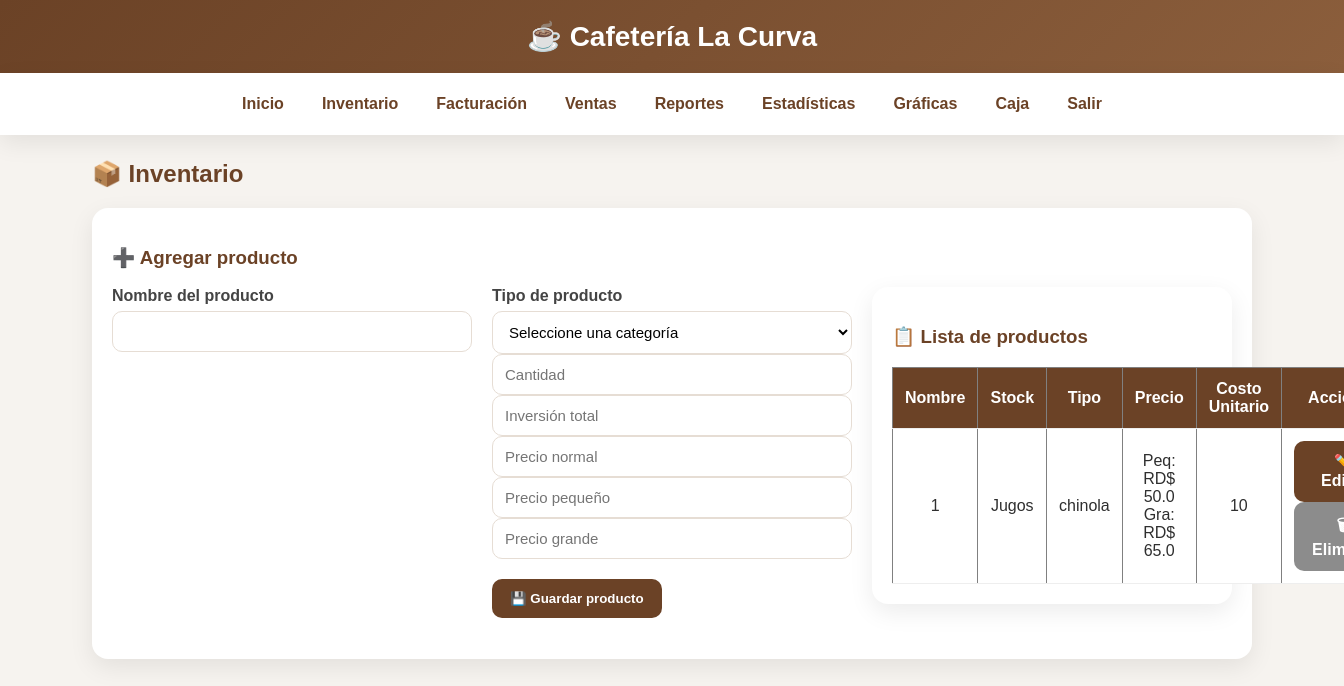
The page /productos (signed in) on the database as committed earlier.
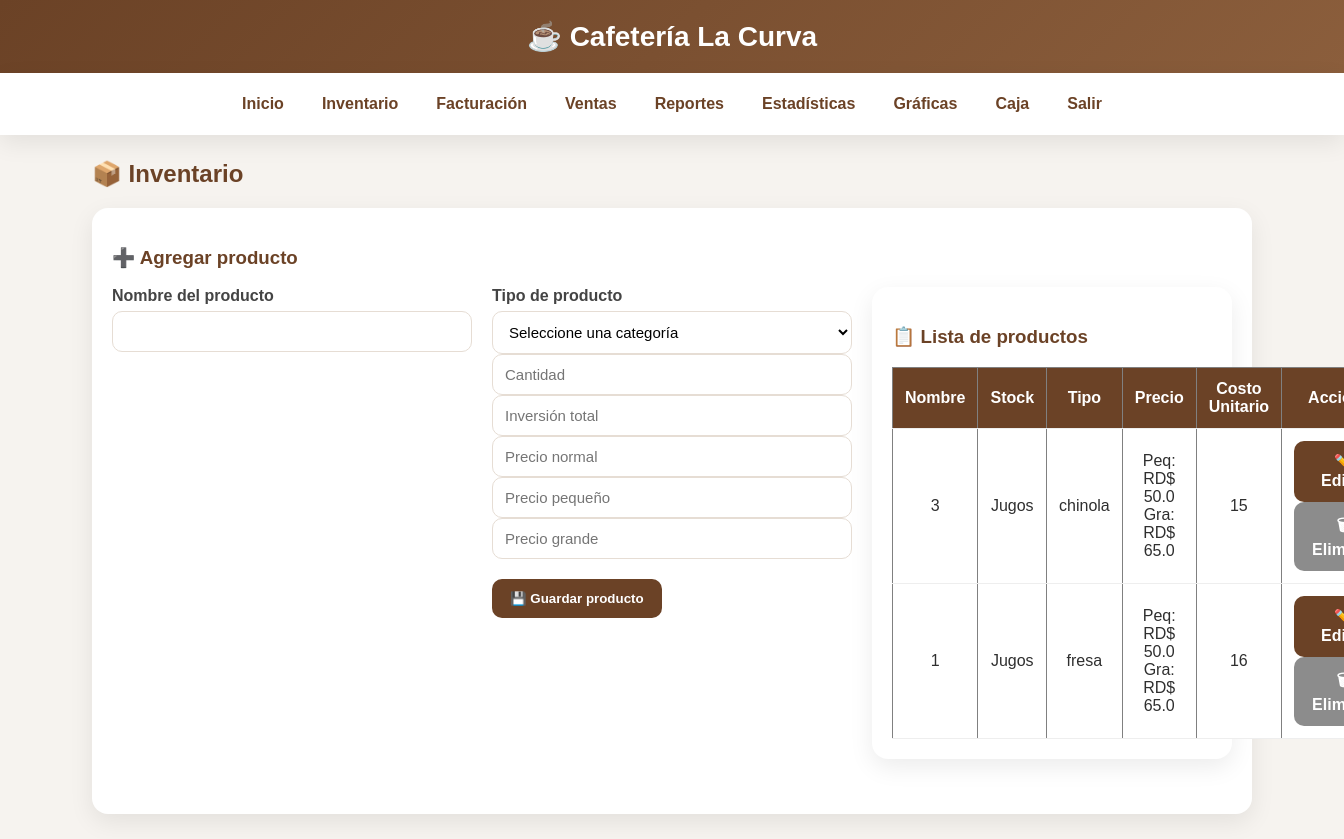
The same page on the database as committed later.
### tables this page shows
CREATE TABLE productos(
        id INTEGER PRIMARY KEY AUTOINCREMENT,
        nombre TEXT UNIQUE,
        precio REAL DEFAULT 0,
        stock INTEGER DEFAULT 0,
        tipo TEXT DEFAULT 'General',
        precio_pequeno REAL DEFAULT 0,
        precio_grande REAL DEFAULT 0
    );

### app.py (the view, shortened to what this page needs)
@app.route("/productos", methods=["GET", "POST"])
def productos():
    if "usuario" not in session:
        return redirect("/")
    conn = None
    mensaje = None
    tipo_mensaje = None
    try:
        conn = conectar_seguro()
        c = conn.cursor()
        c.execute("SELECT * FROM productos ORDER BY tipo, nombre")
        productos = c.fetchall()
        return render_template(
            "productos.html",
            productos=productos,
            mensaje=mensaje,
            tipo_mensaje=tipo_mensaje
        )
    except sqlite3.OperationalError as e:
        return f"Error de base de datos: {e}"
    finally:
        if conn:
            conn.close()

### app.py (called while the page is built)
def conectar_seguro():
    conn = conectar()
    try:
        conn.execute("PRAGMA foreign_keys = ON")
    except Exception:
        pass
    return conn

@app.before_request
def proteger_rutas():
    if request.path.startswith("/static/"):
        return None
    rutas_libres = ["/"]
    if request.path not in rutas_libres and "usuario" not in session:
        return redirect("/")

### database.py (called while the page is built)
def conectar():
    database_url = os.getenv("DATABASE_URL")
    if database_url and psycopg2:
        conn = psycopg2.connect(database_url)
        conn.autocommit = False
        return ConnectionCompat(conn)
    conn = sqlite3.connect("cafeteria.db", timeout=30)
    return conn

### templates/productos.html (shortened to what this page needs)
{% extends "base.html" %}
{% block content %}
<h2>📦 Inventario </h2>
<div class="form-box">
    <h3>➕ Agregar producto</h3>
    <form method="POST">
        <div class="fila">
            <div>
                <label for="nombre">Nombre del producto</label>
                <input type="text" id="nombre" name="nombre" required>
            </div>
            <div>
                <label for="tipo">Tipo de producto</label>
                <select id="tipo" name="tipo" required onchange="cambiarCamposPrecio()">
                    <option value="">Seleccione una categoría</option>
                </select>
    <input type="number" name="stock" placeholder="Cantidad" required>
    <input type="number" step="0.01" name="inversion_total" placeholder="Inversión total" required>
    <input type="number" step="0.01" name="precio" placeholder="Precio normal">
    <input type="number" step="0.01" name="precio_pequeno" placeholder="Precio pequeño">
    <input type="number" step="0.01" name="precio_grande" placeholder="Precio grande">
        <div class="acciones">
            <button type="submit">💾 Guardar producto</button>
        </div>
    </form>
</div>
<div class="tabla-box">
    <h3>📋 Lista de productos</h3>
    <table border="1">
    <tr>
    <th>Nombre</th>
    <th>Stock</th>
    <th>Tipo</th>
    <th>Precio</th>
    <th>Costo Unitario</th>
    <th>Acciones</th>
    </tr>
        <tbody>
            {% if productos %}
                {% for p in productos %}
                <tr>
                    <td>{{ p[0] }}</td>
                    <td>{{ p[4] }}</td>
                    <td>{{ p[1] }}</td>
                    <td>
                        {% if p[4] == "Jugos" %}
                            Peq: RD$ {{ p[5] }}<br>
                            Gra: RD$ {{ p[6] }}
                        {% else %}
                            RD$ {{ p[2] }}
                        {% endif %}
                    </td>
                    <td>
                        {% if p[3] <= 5 %}
                            <span class="stock-bajo">{{ p[3] }} ⚠️</span>
                        {% else %}
                            {{ p[3] }}
                        {% endif %}
                    </td>
                    <td>
                        <a class="link-btn" href="/editar_producto/{{ p[0] }}">✏️ Editar</a>
                        <a class="link-btn sec" href="/eliminar_producto/{{ p[0] }}">🗑 Eliminar</a>
                    </td>
                </tr>
                {% endfor %}
            {% else %}
                <tr>
                    <td colspan="6">No hay productos registrados.</td>
                </tr>
            {% endif %}
        </tbody>
    </table>
</div>
{% endblock %}

Rows that differ between the two databases and show on the page:
added productos: id "3", tipo "Jugos", nombre "chinola", precio_pequeno "50.0", precio_grande "65.0", stock "15"
changed productos id 1: nombre "chinola" → "fresa"; stock "10" → "16"
